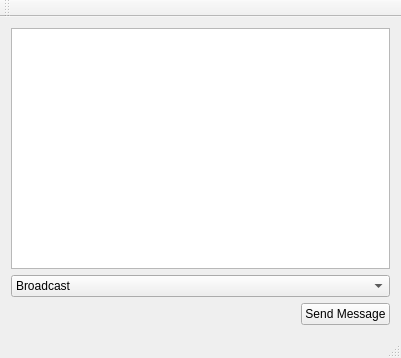
<?xml version="1.0" encoding="UTF-8"?>
<ui version="4.0">
 <class>MainWindow</class>
 <widget class="QMainWindow" name="MainWindow">
  <property name="geometry">
   <rect>
    <x>0</x>
    <y>0</y>
    <width>401</width>
    <height>358</height>
   </rect>
  </property>
  <property name="windowTitle">
   <string>QTCPServer</string>
  </property>
  <property name="styleSheet">
   <string notr="true"/>
  </property>
  <widget class="QWidget" name="centralWidget">
   <layout class="QGridLayout" name="gridLayout">
    <item row="0" column="0" colspan="2">
     <widget class="QTextBrowser" name="textBrowser_receivedMessages">
      <property name="styleSheet">
       <string notr="true"/>
      </property>
     </widget>
    </item>
    <item row="1" column="0" colspan="2">
     <layout class="QHBoxLayout" name="horizontalLayout">
      <item>
       <widget class="QComboBox" name="comboBox_receiver">
        <property name="minimumSize">
         <size>
          <width>110</width>
          <height>0</height>
         </size>
        </property>
        <item>
         <property name="text">
          <string>Broadcast</string>
         </property>
        </item>
       </widget>
      </item>
     </layout>
    </item>
    <item row="2" column="0">
     <spacer name="horizontalSpacer">
      <property name="orientation">
       <enum>Qt::Horizontal</enum>
      </property>
      <property name="sizeHint" stdset="0">
       <size>
        <width>294</width>
        <height>20</height>
       </size>
      </property>
     </spacer>
    </item>
    <item row="2" column="1">
     <widget class="QPushButton" name="pushButton_sendMessage">
      <property name="minimumSize">
       <size>
        <width>0</width>
        <height>0</height>
       </size>
      </property>
      <property name="styleSheet">
       <string notr="true"/>
      </property>
      <property name="text">
       <string>Send Message</string>
      </property>
     </widget>
    </item>
   </layout>
  </widget>
  <widget class="QMenuBar" name="menuBar">
   <property name="geometry">
    <rect>
     <x>0</x>
     <y>0</y>
     <width>401</width>
     <height>22</height>
    </rect>
   </property>
  </widget>
  <widget class="QToolBar" name="mainToolBar">
   <attribute name="toolBarArea">
    <enum>TopToolBarArea</enum>
   </attribute>
   <attribute name="toolBarBreak">
    <bool>false</bool>
   </attribute>
  </widget>
  <widget class="QStatusBar" name="statusBar"/>
 </widget>
 <layoutdefault spacing="6" margin="11"/>
 <resources/>
 <connections/>
</ui>
